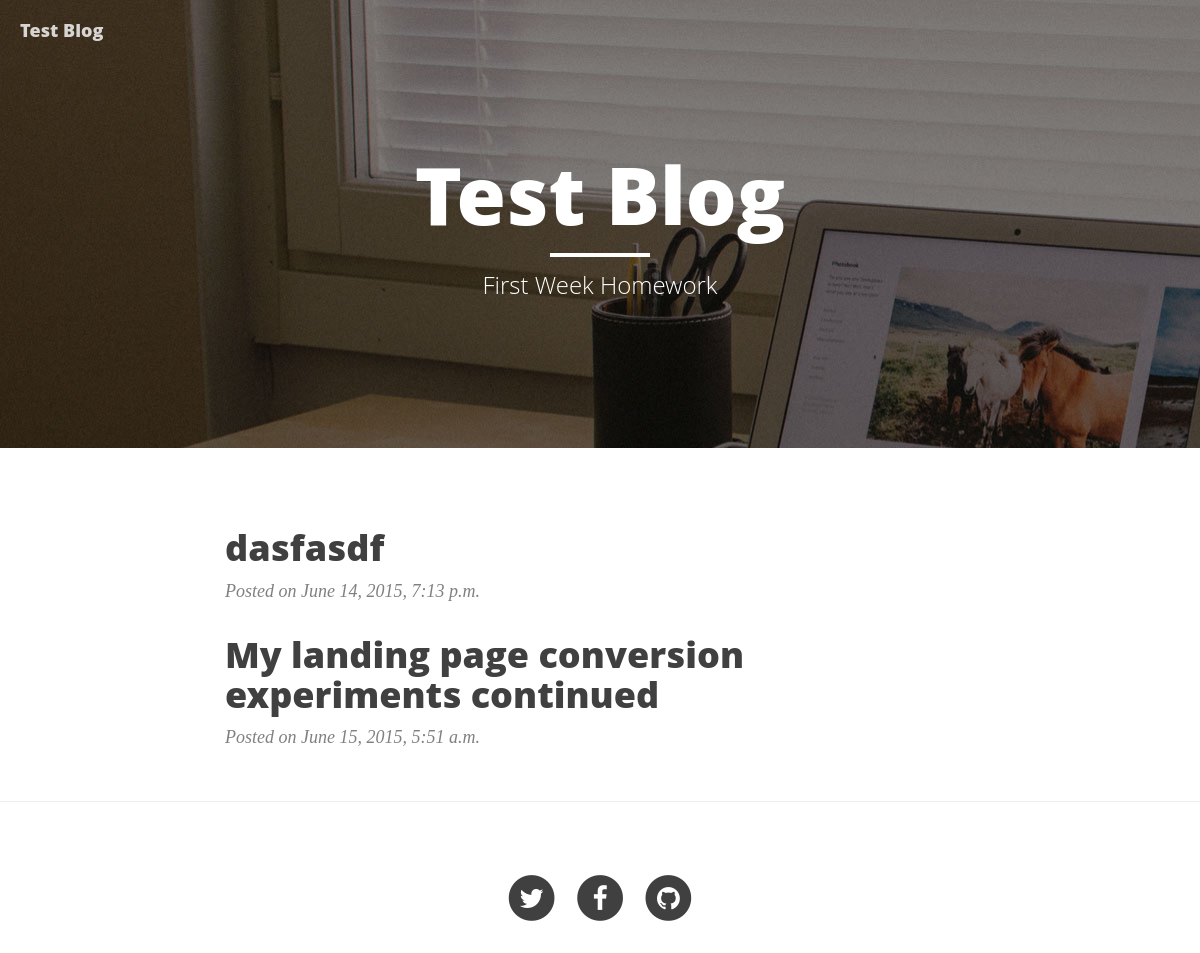
Screenshot of /blog/ with the database file from the repository.
### blog/models.py (models this page shows, shortened)
class Post(models.Model):
    title = models.CharField(max_length=255) # ��������� �����
    datetime = models.DateTimeField(u'Created') # ���� ����������
    content = models.TextField(max_length=10000) # ����� �����
    def get_absolute_url(self):
        return "/blog/%i/" % self.id

### blog/views.py (the view)
class PostsListView(ListView):
    model = Post

### blog/templates/blog/post_list.html
{% extends 'blog/home.html' %}
{% block content %}
    {% load staticfiles %}
    <header class="intro-header" style="background: gray url('{% static 'img/home-bg.jpg' %}')">
        <div class="container">
            <div class="row">
                <div class="col-lg-8 col-lg-offset-2 col-md-10 col-md-offset-1">
                    <div class="site-heading">
                        <h1>Test Blog</h1>
                        <hr class="small">
                        <span class="subheading">First Week Homework</span>
                    </div>
                </div>
            </div>
        </div>
    </header>
    <div class="container">
        <div class="row">
            <div class="col-lg-8 col-lg-offset-2 col-md-10 col-md-offset-1">
                {% for post in object_list %}
                    <div class="post-preview">
                        <a href="{{ post.get_absolute_url }}">
                            <h2 class="post-title">
                                {{ post.title }}
                            </h2>
                        </a>
                        <p class="post-meta">Posted on {{ post.datetime }}</p>
                    </div>
                {% empty %}
                    <p>Нет постов</p>
                {% endfor %}
            </div>
        </div>
    </div>
{% endblock %}

### rows the page displays
Post: title "dasfasdf", datetime "June 14, 2015, 7:13 p.m."
Post: title "My landing page conversion experiments continued", datetime "June 15, 2015, 5:51 a.m."
